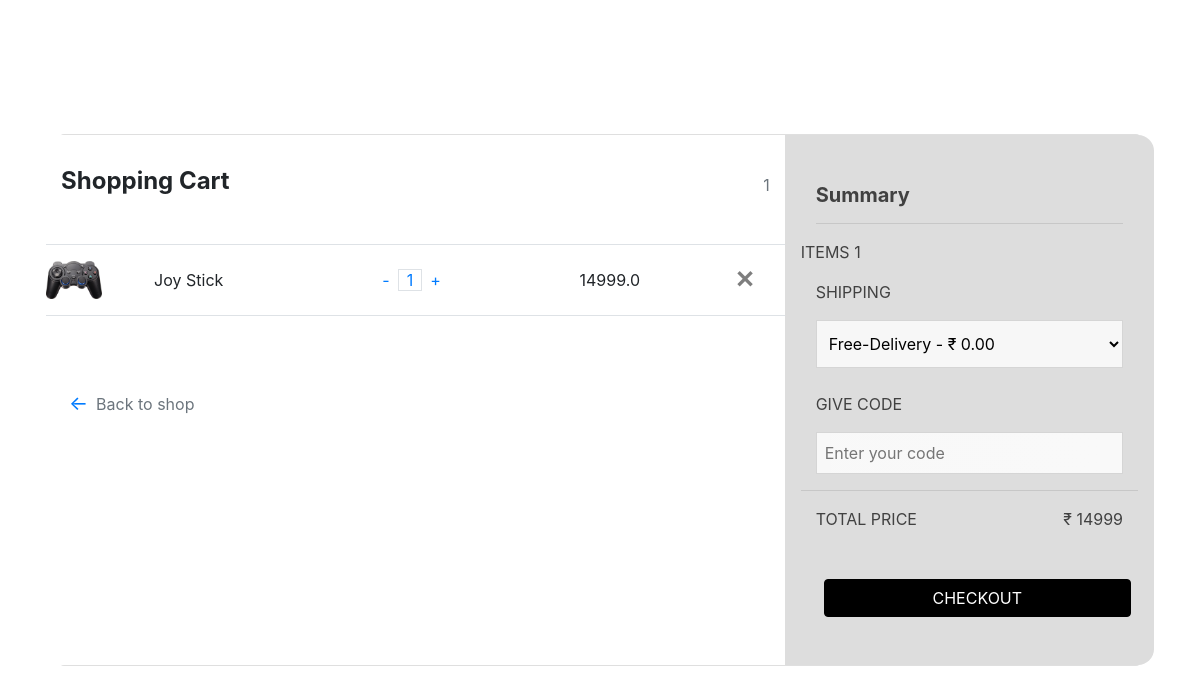
Before: /cart (signed in) with the older database file.
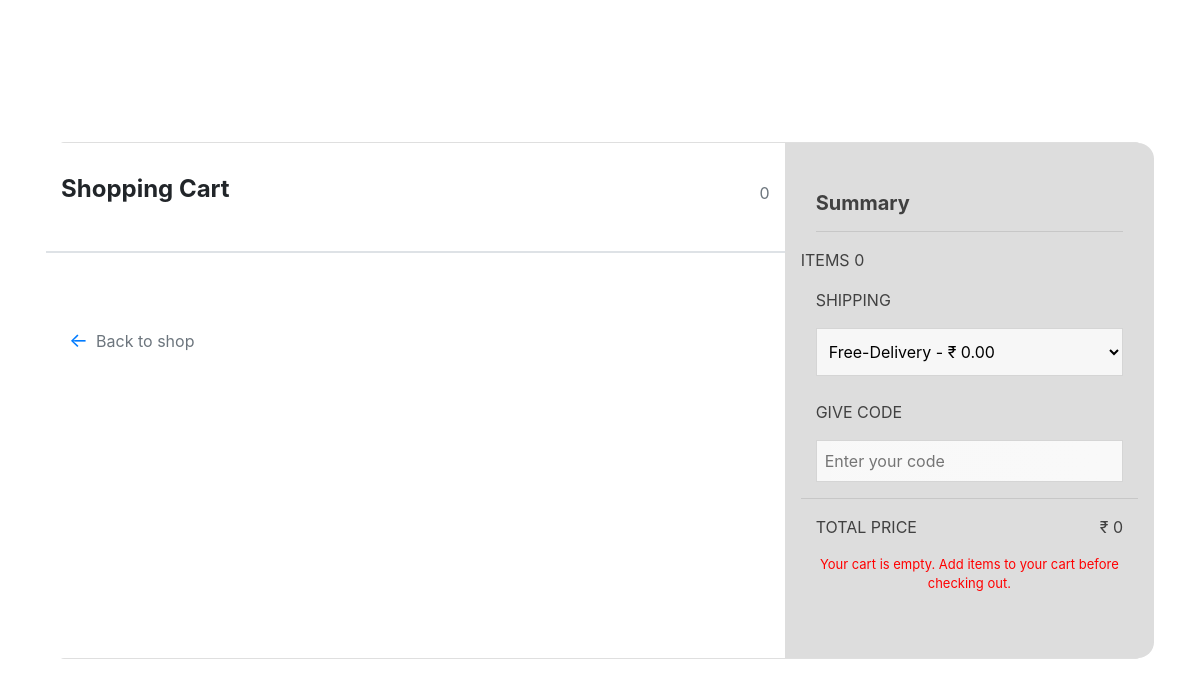
After: the same page with the newer database file.
### store/models.py (models this page shows, shortened)
class cart_item(models.Model):
    item=models.ForeignKey(Product,on_delete=models.CASCADE,null=True)
    date=models.DateField(auto_now=True)
    quantity=models.IntegerField(null=True,default=1)
    price=models.FloatField(null=True)
    is_ordered=models.BooleanField(default=False,null=True)

class Product(models.Model):
    product_name = models.CharField(max_length=300);
    product_rate = models.IntegerField();
    product_image = models.ImageField(upload_to='product');

### store/views.py (the view)
# urls.py: path('cart',views.cart,name='cart'),
@login_required(login_url='login')
def cart(request):
    current_user=request.user
    try :
        crt=cart_Model.objects.get(user=current_user)
        cart_items=crt.items.all()
    except :
        crt=cart_Model.objects.create(user=current_user)
        cart_items=crt.items.all()
    sub_total=0
    for s in cart_items:
        sub_total=(s.quantity)*(s.item.product_rate)
    print(sub_total,":::::::::SHH")
    total=0
    for c in cart_items:
        total=total+((c.quantity)*(c.item.product_rate))
    items_count = cart_items.count()
    return render(request,'cart.html',{'cart_items':cart_items,'sub_total':sub_total,'total':total,'items_count':items_count})

### store/templates/cart.html (shortened to what this page needs)
{% load static %}
<!DOCTYPE html>
<html lang="en">
<head>
    <link rel="stylesheet" href="{% static 'css/cart.css' %}">
    <link rel="stylesheet" href="https://stackpath.bootstrapcdn.com/bootstrap/4.3.1/css/bootstrap.min.css">
    <link rel="stylesheet" href="https://stackpath.bootstrapcdn.com/bootstrap/4.3.1/js/bootstrap.bundle.min.js">
    <link rel="stylesheet" href="https://cdnjs.cloudflare.com/ajax/libs/font-awesome/4.7.0/css/font-awesome.min.css">
</head>
<body>
    <div class="card">
        <div class="row">
            <div class="col-md-8 cart">
                <div class="title">
                    <div class="row">
                        <div class="col"><h4><b>Shopping Cart</b></h4></div>
                        <div class="col align-self-center text-right text-muted">{{ items_count }}</div>
                    </div>
                </div>
                <div class="row border-top border-bottom items">
					{% for c in cart_items %}
                    <div class="row main align-items-center itemss">
                        <div class="col-2"><img class="img-fluid" src="{{ c.item.product_image.url }}"></div>
                        <div class="col">
                            <div class="row">{{ c.item.product_name }}</div>
                        </div>
                        <div class="col">
                            <a href="{% url "decreaseItem" c.id %}" class="cart_btn">-</a><a href="#" class="border">{{ c.quantity }}</a><a href="{% url "increaseItem" c.id %}" class="cart_btn">+</a>
                        </div>
                        <div class="col amt-close">{{ c.price }} <a href="{% url "removeCartItem" c.id %} "><span class="close"  >&#10005;</span></a></div>
                    </div>
                    {% endfor %}
                </div>
                <div class="back-to-shop"><a href="{% url 'index' %}" class="back-to-shop-arrow">&leftarrow;</a><span class="text-muted">Back to shop</span></div>
            </div>
            <div class="col-md-4 summary">
                <div class="summery-div">
                    <div><h5><b>Summary</b></h5></div>
                    <hr>
                    <div class="row">
                        <div class="col" style="padding-left:0;"> ITEMS {{ items_count }}</div>
                    </div>
                    <form>
                        <p>SHIPPING</p>
                        <select><option class="text-muted">Free-Delivery - ₹ 0.00</option>
                            </select>
                        <br><br>
                        <p>GIVE CODE</p>
                        <input id="code" placeholder="Enter your code">
                    </form>
                    <div class="row" style="border-top: 1px solid rgba(0,0,0,.1); padding: 2vh 0;">
                        <div class="col">TOTAL PRICE</div>
                        <div class="col text-right">₹ {{ total }}</div>
                    </div>
                    {% if cart_items.count > 0 %}
                        <a href="{% url 'CheckOut' %}"><button class="btn">CHECKOUT</button></a>
                    {% else %}
                        <p class="CheckOut_error">Your cart is empty. Add items to your cart before checking out.</p>
                    {% endif %}
                </div>
            </div>
        </div>
    </div>
</body>
</html>

Changed rows visible on the page:
removed cart_item: item.product_image (picture), item.product_name "Joy Stick", quantity "1", price "14999.0"
Other visible differences:
{{ items_count }}: "1" → "0"
{{ total }}: "14999" → "0"
text no longer shown: "CHECKOUT"
text now shown: "Your cart is empty. Add items to your cart before checking out."
